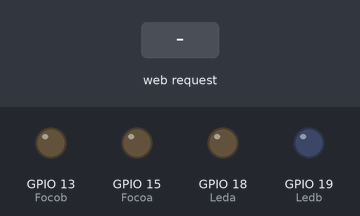
Bench run of a sketch on a simulated ESP32. Shown: output pins drawn as LEDs (lit = HIGH). The inputs (shaded band) are chosen by the test bench. WiFi joins after 1.5 s; servers stay silent unless stated; storage starts empty; what the sketch prints to the serial monitor is not drawn.

Above: at 3.2 s.
3.3 s: HTTP request GET /off received
At 4.2 s:
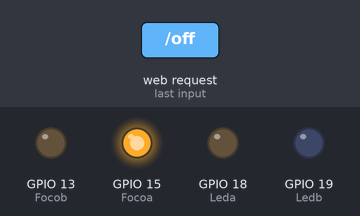
4.8 s: HTTP request GET /offb received
At 5.3 s:
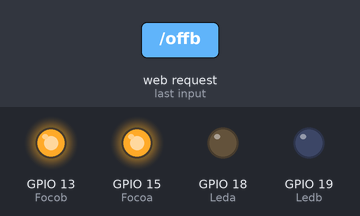
6.3 s: HTTP request GET /on received
At 7.5 s:
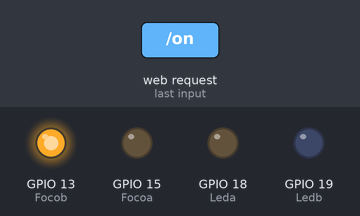
7.8 s: HTTP request GET /onla received
At 8.8 s:
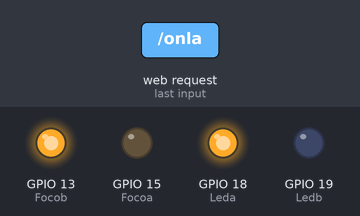
9.3 s: HTTP request GET /onb received
At 9.9 s:
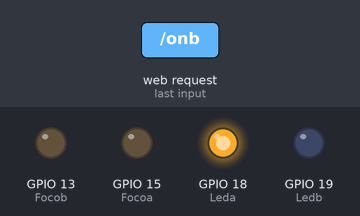
10.8 s: HTTP request GET /onlb received
At 12.3 s:
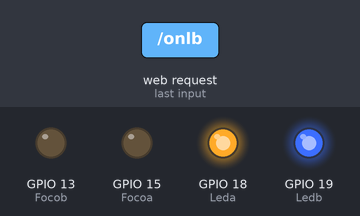
Timing chart, 0 to 13.3 s (numbered marks = the images above; inputs shaded):
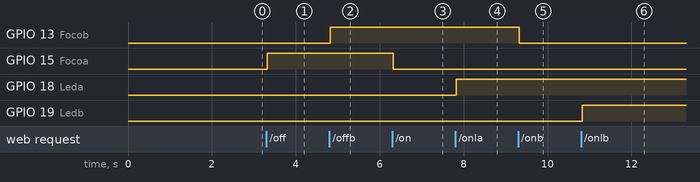

Measured:
- after the input at 3.3 s, GPIO 15 (Focoa): LOW → HIGH at once
- after the input at 4.8 s, GPIO 13 (Focob): LOW → HIGH at once
- after the input at 6.3 s, GPIO 15 (Focoa): HIGH → LOW at once
- after the input at 7.8 s, GPIO 18 (Leda): LOW → HIGH at once
- after the input at 9.3 s, GPIO 13 (Focob): HIGH → LOW at once
- after the input at 10.8 s, GPIO 19 (Ledb): LOW → HIGH at once

The sketch:

Server.ino
```cpp
// Agregar librerías
#include "WiFi.h"
#include "ESPAsyncWebServer.h"
#include "SPIFFS.h"

//Credenciales WiFi
//const char* ssid = "Megacable_2.4G_33C2";
//const char* password = "j9r32F6j";
const char* ssid = "WiFi UVAQ";
const char* password = "";
//GPIO del Led
const int Focoa = 15;
const int Focob = 13;
const int Leda = 18;
const int Ledb = 19;

// Variable para guardar estado del led
String ledState;

//Crear un servidor AsyncWebServer en el puerto 80
AsyncWebServer server(80);

//Cambiar el valor del estado del led
String processor(const String& var) {
  Serial.println(var);
  if (var == "STATE") {
    if (digitalRead(Focoa) or digitalRead(Focob) or digitalRead(Leda) or digitalRead(Ledb) ) {
      ledState = "ON";
    }
    else {
      ledState = "OFF";
    }
    Serial.print(ledState);
    return ledState;
  }
  return String();
}

void setup() {
  //Iniciar monitor serial
  Serial.begin(115200);
  pinMode(Focoa, OUTPUT);
  pinMode(Focob, OUTPUT);
  pinMode(Leda, OUTPUT);
  pinMode(Ledb, OUTPUT);

  //Iniciar SPIFFS
  if (!SPIFFS.begin(true)) {
    Serial.println("An Error has occurred while mounting SPIFFS");
    return;
  }

  //Conectar a red WiFi
  Serial.println("Conectando a la red WiFi");
  WiFi.begin(ssid, password);
  while (WiFi.status() != WL_CONNECTED) {
    delay(1000);
    Serial.print(".");
  }
  Serial.println("Conectado");

  //Imprimir IP local en el Monitor Serie
  Serial.println(WiFi.localIP());

  //Seleccionando archivo index.html
  server.on("/", HTTP_GET, [](AsyncWebServerRequest * request) {
    request->send(SPIFFS, "/index.html", String(), false, processor);
  });

  //Seleccionando archivo style.css
  server.on("/style.css", HTTP_GET, [](AsyncWebServerRequest * request) {
    request->send(SPIFFS, "/style.css", "text/css");
  });

  //Dirección cuando se presiona el botón ENCENDER Focoa
  server.on("/on", HTTP_GET, [](AsyncWebServerRequest * request) {
    digitalWrite(Focoa, LOW);
    request->send(SPIFFS, "/index.html", String(), false, processor);
  });

  //Dirección cuando se presiona el botón ENCENDER Focoa
  server.on("/off", HTTP_GET, [](AsyncWebServerRequest * request) {
    digitalWrite(Focoa, HIGH);
    request->send(SPIFFS, "/index.html", String(), false, processor);
  });

  //Dirección cuando se presiona el botón ENCENDER Focob
  server.on("/onb", HTTP_GET, [](AsyncWebServerRequest * request) {
    digitalWrite(Focob, LOW);
    request->send(SPIFFS, "/index.html", String(), false, processor);
  });

  //Dirección cuando se presiona el botón ENCENDER Focob
  server.on("/offb", HTTP_GET, [](AsyncWebServerRequest * request) {
    digitalWrite(Focob, HIGH);
    request->send(SPIFFS, "/index.html", String(), false, processor);
  });

  //Dirección cuando se presiona el botón ENCENDER Leda
  server.on("/onla", HTTP_GET, [](AsyncWebServerRequest * request) {
    digitalWrite(Leda, HIGH);
    request->send(SPIFFS, "/index.html", String(), false, processor);
  });

  //Dirección cuando se presiona el botón ENCENDER Leda
  server.on("/offla", HTTP_GET, [](AsyncWebServerRequest * request) {
    digitalWrite(Leda, LOW);
    request->send(SPIFFS, "/index.html", String(), false, processor);
  });

  //Dirección cuando se presiona el botón ENCENDER Ledb
  server.on("/onlb", HTTP_GET, [](AsyncWebServerRequest * request) {
    digitalWrite(Ledb, HIGH);
    request->send(SPIFFS, "/index.html", String(), false, processor);
  });

  //Dirección cuando se presiona el botón ENCENDER Ledb
  server.on("/offlb", HTTP_GET, [](AsyncWebServerRequest * request) {
    digitalWrite(Ledb, LOW);
    request->send(SPIFFS, "/index.html", String(), false, processor);
  });
  //Iniciar servidor
  server.begin();
}

void loop() {

}
```
